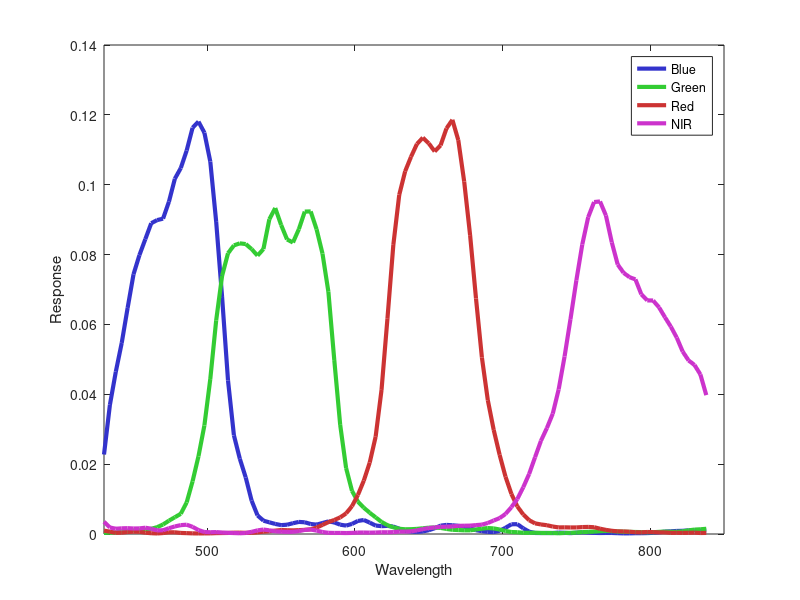

MATLAB code to generate this figure:
% R = permute(allR(1,:,:),[2,3,1]);
% X = 364:(1046-364)/143:1046;
% hold off;
% plot(X,R(:,1),'linewidth',3,'color',[0.2,0.2,0.8])
% hold on;
% plot(X,R(:,2),'linewidth',3,'color',[0.2,0.8,0.2])
% plot(X,R(:,3),'linewidth',3,'color',[0.8,0.2,0.2])
% plot(X,R(:,4),'linewidth',3,'color',[0.8,0.2,0.8])
% axis([364,1046, 0, 0.05])
% legend('Blue','Green','Red','NIR');
% xlabel('Wavelength')
% ylabel('Response')

load('R.mat')
% load('XYZVS.mat')
% R = R(:,1:93)';
R = bsxfun(@times, R, 1./sum(R,2))*2;
R = R';
X = 430:(838-430)/102:838;
hold off;
plot(X,R(:,1),'linewidth',3,'color',[0.2,0.2,0.8])
hold on;
plot(X,R(:,2),'linewidth',3,'color',[0.2,0.8,0.2])
plot(X,R(:,3),'linewidth',3,'color',[0.8,0.2,0.2])
plot(X,R(:,4),'linewidth',3,'color',[0.8,0.2,0.8])
% axis([430,850, 0, 0.07])
% axis([430,850, 0, 1.2])
axis([430,850, 0, 0.14])
legend('Blue','Green','Red','NIR');
xlabel('Wavelength')
ylabel('Response')